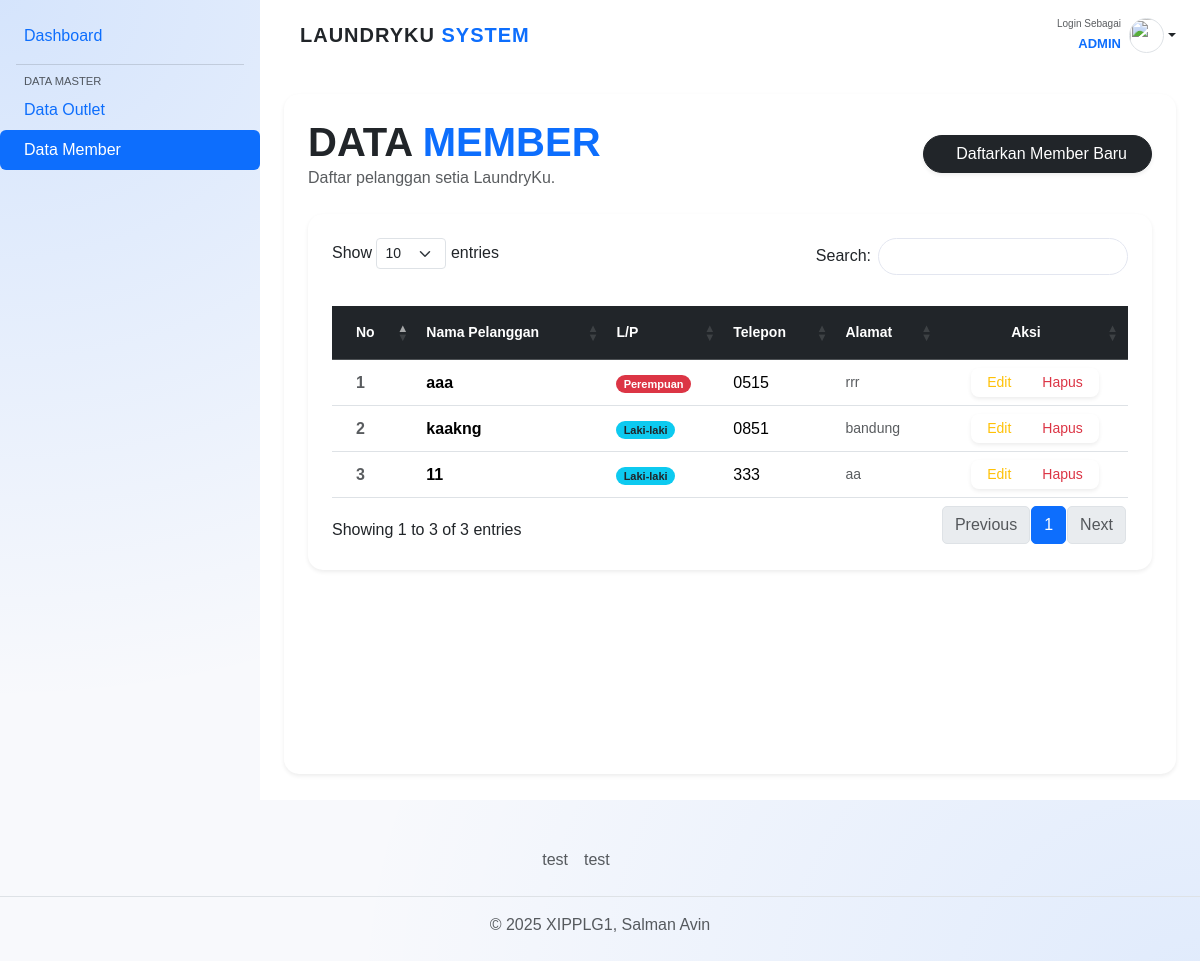
The page /index.php?page=member (signed in) on the database its author committed.
### tables this page shows
CREATE TABLE `tb_member` (
  `id` int(11) NOT NULL,
  `nama` varchar(100) NOT NULL,
  `alamat` text NOT NULL,
  `jenis_kelamin` enum('L','P') NOT NULL,
  `tlp` varchar(15) NOT NULL
);

### controllers/MemberController.php (called while the page is built, shortened)
<?php
function getAllMember($conn) {
    return mysqli_query($conn, "SELECT * FROM tb_member ORDER BY id DESC");
}
?>

### views/member/index.php (the view, shortened to what this page needs)
<?php
$data_member = getAllMember($conn);
$role = $_SESSION['role'];
?>
<div class="row mb-4 align-items-center">
    <div class="col-md-6">
        <h2 class="display-6 text-uppercase fw-bold mb-0">Data <span class="text-primary">Member</span></h2>
        <p class="text-muted mb-0">Daftar pelanggan setia LaundryKu.</p>
    </div>
    <div class="col-md-6 text-end">
        <?php if($role !== 'owner'): ?>
        <a href="index.php?page=member_tambah" class="btn btn-dark shadow-sm px-4 rounded-pill">
             <i class="bi bi-person-plus-fill me-2"></i>Daftarkan Member Baru
        </a>
        <?php endif; ?>
    </div>
</div>
<div class="card border-0 shadow-sm" style="border-radius: 15px; overflow: hidden;">
    <div class="card-body p-4">
        <div class="table-responsive">
            <table id="tabelMember" class="table table-hover align-middle mb-0">
                <thead class="table-dark small">
                    <tr>
                        <th class="px-4 py-3">No</th>
                        <th class="py-3">Nama Pelanggan</th>
                        <th class="py-3">L/P</th>
                        <th class="py-3">Telepon</th>
                        <th class="py-3">Alamat</th>
                        <th class="py-3 text-center">Aksi</th>
                    </tr>
                </thead>
                <tbody>
                    <?php
                    $no = 1;
                    while($row = mysqli_fetch_assoc($data_member)) :
                    ?>
                    <tr>
                        <td class="px-4 text-muted fw-bold"><?= $no++; ?></td>
                        <td class="fw-semibold"><?= $row['nama']; ?></td>
                        <td>
                            <span class="badge rounded-pill <?= $row['jenis_kelamin'] == 'L' ? 'bg-info text-dark' : 'bg-danger' ?>" style="font-size: 11px;">
                                <?= $row['jenis_kelamin'] == 'L' ? 'Laki-laki' : 'Perempuan' ?>
                            </span>
                        </td>
                        <td><?= $row['tlp']; ?></td>
                        <td class="text-muted small"><?= $row['alamat']; ?></td>
                        <td class="text-center">
                            <?php if($role !== 'owner'): ?>
                            <div class="btn-group shadow-sm" style="border-radius: 8px; overflow: hidden;">
                                <a href="index.php?page=member_edit&id=<?= $row['id']; ?>" class="btn btn-sm btn-outline-warning border-0 px-3">Edit</a>
                                <?php if($role === 'admin'): ?>
                                <a href="index.php?page=member&hapus_member=<?= $row['id']; ?>" class="btn btn-sm btn-outline-danger border-0 px-3" onclick="return confirm('Hapus member ini?')">Hapus</a>
                                <?php endif; ?>
                            </div>
                            <?php else: ?>
                                <span class="badge bg-light text-muted">View Only</span>
                            <?php endif; ?>
                        </td>
                    </tr>
                    <?php endwhile; ?>
                </tbody>
            </table>
        </div>
    </div>
</div>

### rows shown on the page
tb_member: nama "aaa", jenis_kelamin "Perempuan", tlp "0515", alamat "rrr"
tb_member: nama "kaakng", jenis_kelamin "Laki-laki", tlp "0851", alamat "bandung"
tb_member: nama "11", jenis_kelamin "Laki-laki", tlp "333", alamat "aa"

### other values the page prints
$role "ADMIN"
